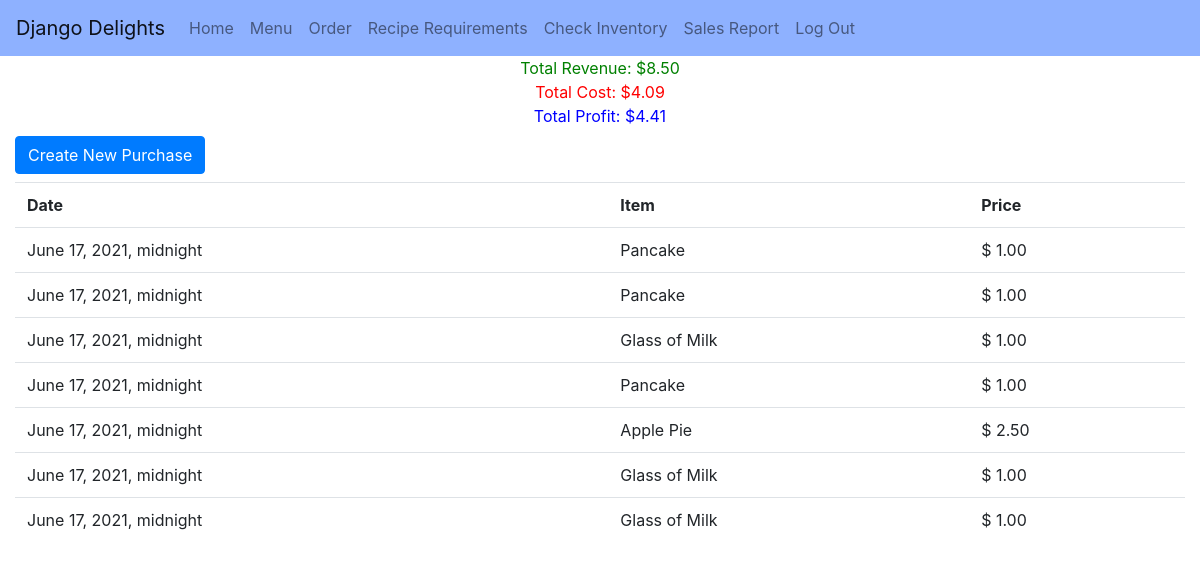
Page /salesreport/ (signed in) on the earlier database version.
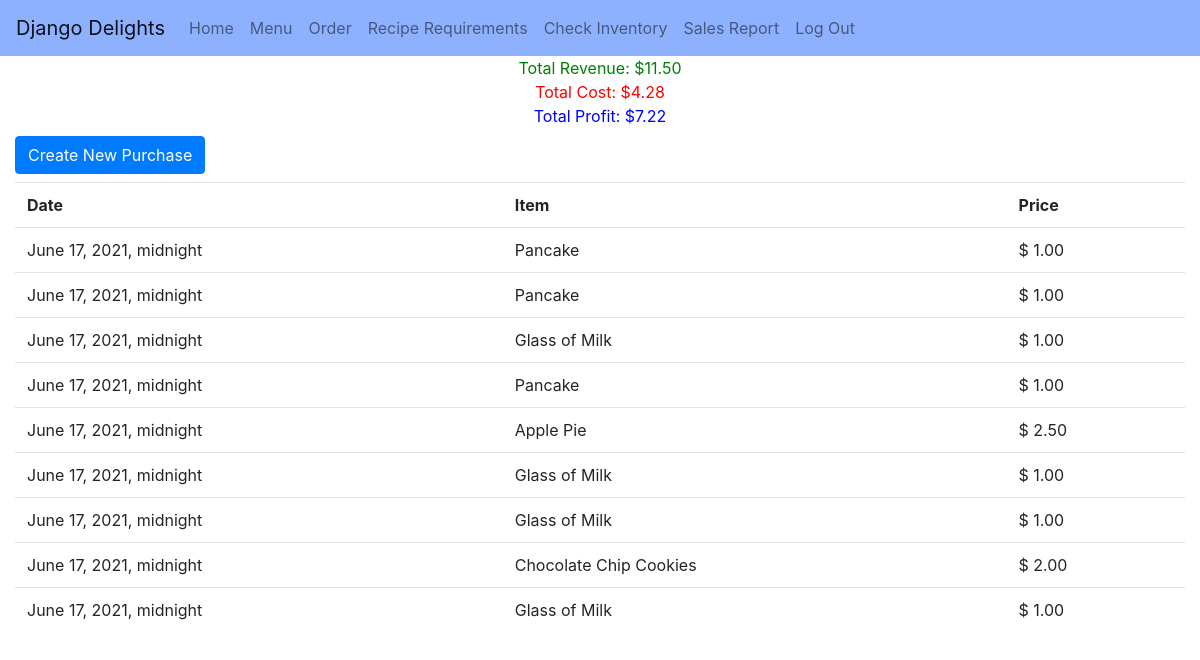
Same page on the later database version.
### inventory/models.py (models this page shows, shortened)
class Purchase(models.Model):
    creation_date = models.DateTimeField(default=datetime.date.today)
    menu_item = models.ForeignKey(MenuItem, on_delete=models.CASCADE, default=1)

class MenuItem(models.Model):
    name = models.CharField(max_length=100)
    description = models.CharField(max_length=1000)
    price = models.DecimalField(max_digits=10, decimal_places=2)
    picture = models.CharField(max_length=250); # Link to picture
    def __str__(self) -> str:
        return self.name

### inventory/views.py (the view)
# urls.py: path('salesreport/', views.SalesView.as_view(), name="salesreport")
class SalesView(LoginRequiredMixin, TemplateView):
    template_name = 'inventory/sales_report.html'
    def get_context_data(self, **kwargs):
        context = super().get_context_data(**kwargs)
        context["purchases"] = Purchase.objects.all()
        revenue = Purchase.objects.aggregate(
            revenue=Sum("menu_item__price"))["revenue"]
        total_cost = 0
        for purchase in Purchase.objects.all():
            for recipe_requirement in purchase.menu_item.reciperequirement_set.all():
                total_cost += recipe_requirement.ingredient.price_per_unit * \
                    recipe_requirement.quantity
        context["revenue"] = revenue
        context["total_cost"] = total_cost
        context["profit"] = revenue - total_cost
        return context

### inventory/templates/inventory/sales_report.html
{% extends './base.html' %}
{% block content %}
<div class="container-fluid" >
    <div class="row">
        <div class="col-12 text-center text-white">
            <div style="color: green;">Total Revenue: ${{ revenue|stringformat:".2f" }}</div>
            <div style="color: red;">Total Cost: ${{ total_cost|stringformat:".2f" }}</div>
            <div style="color: blue;">Total Profit: ${{ profit|stringformat:".2f" }}</div>
        </div>
    </div>
    <a class="btn btn-primary my-2" href="{% url 'purchasecreate' %}">Create New Purchase</a>
    <div class="row">
        <div class="col">
            <table class="table">
                <tr>
                    <th>Date</th>
                    <th>Item</th>
                    <th>Price</th>
                </tr>
                {% for purchase in purchases %}
                <tr>
                    <td>{{ purchase.creation_date }}</td>
                    <td>{{ purchase.menu_item }}</td>
                    <td>$ {{ purchase.menu_item.price }}</td>
                </tr>
                {% endfor %}
            </table>
        </div>
    </div>
</div>
{% endblock %}

Differences in the rows shown:
added Purchase: creation_date "June 17, 2021, midnight", menu_item "Chocolate Chip Cookies", menu_item.price "2.00"
added Purchase: creation_date "June 17, 2021, midnight", menu_item "Glass of Milk", menu_item.price "1.00"
Other differences:
{{ revenue|stringformat:".2f" }}: "8.50" → "11.50"
{{ total_cost|stringformat:".2f" }}: "4.09" → "4.28"
{{ profit|stringformat:".2f" }}: "4.41" → "7.22"
